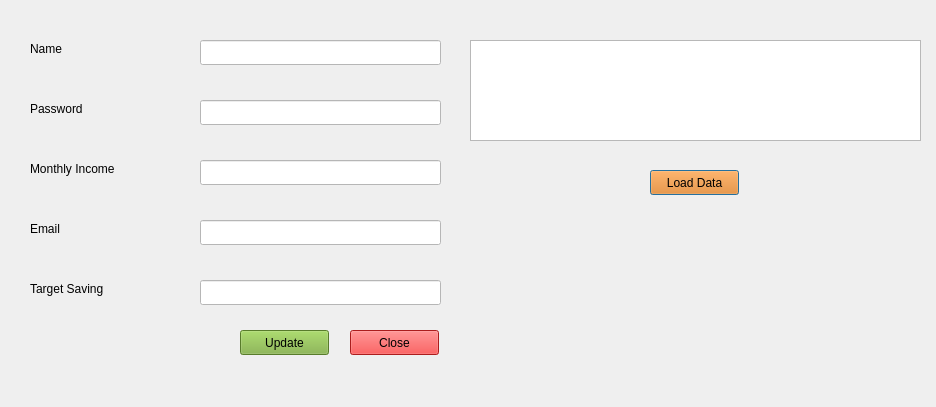
<?xml version="1.0" encoding="UTF-8"?>
<ui version="4.0">
 <class>edit</class>
 <widget class="QDialog" name="edit">
  <property name="geometry">
   <rect>
    <x>0</x>
    <y>0</y>
    <width>936</width>
    <height>407</height>
   </rect>
  </property>
  <property name="windowTitle">
   <string>Update Data</string>
  </property>
  <property name="windowIcon">
   <iconset resource="resource.qrc">
    <normaloff>:/resources/img/exmgmtlogo.png</normaloff>:/resources/img/exmgmtlogo.png</iconset>
  </property>
  <property name="styleSheet">
   <string notr="true"> 
color:black;</string>
  </property>
  <widget class="QPushButton" name="pushButton">
   <property name="geometry">
    <rect>
     <x>650</x>
     <y>170</y>
     <width>89</width>
     <height>25</height>
    </rect>
   </property>
   <property name="styleSheet">
    <string notr="true">background-color:rgb(245, 121, 0);</string>
   </property>
   <property name="text">
    <string>Load Data</string>
   </property>
  </widget>
  <widget class="QLabel" name="label">
   <property name="geometry">
    <rect>
     <x>30</x>
     <y>40</y>
     <width>67</width>
     <height>17</height>
    </rect>
   </property>
   <property name="text">
    <string>Name</string>
   </property>
  </widget>
  <widget class="QLabel" name="label_2">
   <property name="geometry">
    <rect>
     <x>30</x>
     <y>100</y>
     <width>67</width>
     <height>17</height>
    </rect>
   </property>
   <property name="text">
    <string>Password</string>
   </property>
  </widget>
  <widget class="QLabel" name="label_3">
   <property name="geometry">
    <rect>
     <x>30</x>
     <y>160</y>
     <width>121</width>
     <height>17</height>
    </rect>
   </property>
   <property name="text">
    <string>Monthly Income</string>
   </property>
  </widget>
  <widget class="QPushButton" name="clsbtn">
   <property name="geometry">
    <rect>
     <x>350</x>
     <y>330</y>
     <width>89</width>
     <height>25</height>
    </rect>
   </property>
   <property name="styleSheet">
    <string notr="true">background-color: rgb(239, 41, 41);</string>
   </property>
   <property name="text">
    <string>Close</string>
   </property>
  </widget>
  <widget class="QPushButton" name="updatebtn">
   <property name="geometry">
    <rect>
     <x>240</x>
     <y>330</y>
     <width>89</width>
     <height>25</height>
    </rect>
   </property>
   <property name="styleSheet">
    <string notr="true">background-color: rgb(123, 174, 60);</string>
   </property>
   <property name="text">
    <string>Update</string>
   </property>
  </widget>
  <widget class="QLineEdit" name="name">
   <property name="geometry">
    <rect>
     <x>200</x>
     <y>40</y>
     <width>241</width>
     <height>25</height>
    </rect>
   </property>
   <property name="styleSheet">
    <string notr="true">background-color:white;
</string>
   </property>
  </widget>
  <widget class="QLineEdit" name="password">
   <property name="geometry">
    <rect>
     <x>200</x>
     <y>100</y>
     <width>241</width>
     <height>25</height>
    </rect>
   </property>
   <property name="styleSheet">
    <string notr="true">background-color: white;</string>
   </property>
  </widget>
  <widget class="QLineEdit" name="mincome">
   <property name="geometry">
    <rect>
     <x>200</x>
     <y>160</y>
     <width>241</width>
     <height>25</height>
    </rect>
   </property>
   <property name="styleSheet">
    <string notr="true">background-color: white;</string>
   </property>
  </widget>
  <widget class="QTableView" name="myView">
   <property name="geometry">
    <rect>
     <x>470</x>
     <y>40</y>
     <width>451</width>
     <height>101</height>
    </rect>
   </property>
  </widget>
  <widget class="QLineEdit" name="emailupdate">
   <property name="geometry">
    <rect>
     <x>200</x>
     <y>220</y>
     <width>241</width>
     <height>25</height>
    </rect>
   </property>
   <property name="styleSheet">
    <string notr="true">background-color: white;</string>
   </property>
  </widget>
  <widget class="QLabel" name="email">
   <property name="geometry">
    <rect>
     <x>30</x>
     <y>220</y>
     <width>121</width>
     <height>17</height>
    </rect>
   </property>
   <property name="text">
    <string>Email</string>
   </property>
  </widget>
  <widget class="QLineEdit" name="target">
   <property name="geometry">
    <rect>
     <x>200</x>
     <y>280</y>
     <width>241</width>
     <height>25</height>
    </rect>
   </property>
   <property name="styleSheet">
    <string notr="true">background-color: white;</string>
   </property>
  </widget>
  <widget class="QLabel" name="targetlabel">
   <property name="geometry">
    <rect>
     <x>30</x>
     <y>280</y>
     <width>121</width>
     <height>17</height>
    </rect>
   </property>
   <property name="text">
    <string>Target Saving</string>
   </property>
  </widget>
 </widget>
 <resources>
  <include location="resource.qrc"/>
 </resources>
 <connections/>
</ui>
